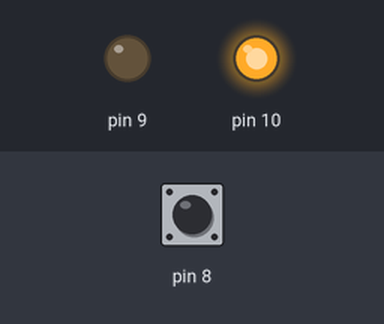
This sketch was run on a simulated Arduino Uno, built with avr-gcc and run on an emulated ATmega328P. Shown: output pins drawn as LEDs (lit = HIGH). The test bench sets the inputs (shaded band); at power-on: pin 8 HIGH.

Above: at 0.8 s.
0.9 s: pin 8 pulled LOW for 3.2 s
At 4.7 s:
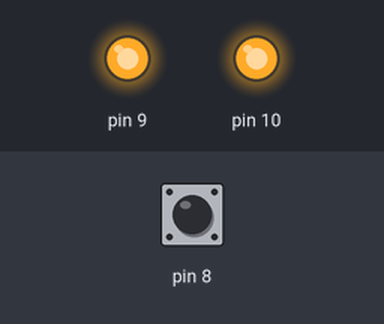
5.6 s: pin 8 pulled LOW for 0.15 s
At 6.6 s:
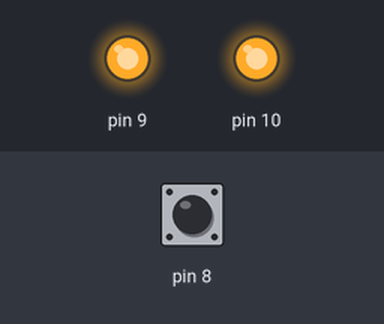
Timing chart, 0 to 8.6 s (numbered marks = the images above; inputs shaded):
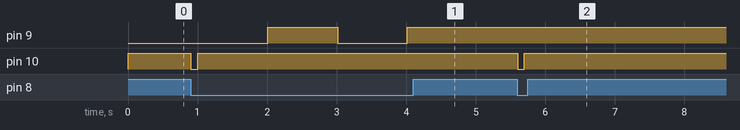

Measured:
- after the input at 0.9 s, pin 9: LOW → HIGH after 1.1 s, → LOW 1.0 s later, → HIGH 1.0 s later; pin 10: HIGH → LOW at once, → HIGH 0.10 s later
- after the input at 5.6 s, pin 10: HIGH → LOW at once, → HIGH 0.10 s later

The sketch:

ATTINY10-PMIC.ino
```cpp
#include <avr/io.h>
#include <util/delay.h>

#define F_CPU 1000000UL

int main(void)
{
    // Set PB1 and PB2 as outputs
    DDRB |= (1 << PB1) | (1 << PB2);

    // Enable internal pull-up resistor on PB0
    PORTB |= (1 << PB0);

    // Set initial states of PB1 and PB2
    PORTB &= ~(1 << PB1);
    PORTB |= (1 << PB2);

    // Variables to keep track of button clicks
    uint8_t clicks = 0;
    uint32_t last_click = 0;
    uint32_t press_duration = 0;

    while (1)
    {
        // Check if the button is pressed
        if (!(PINB & (1 << PB0)))
        {
            // Record the press duration if the button is pressed
            if (press_duration == 0)
            {
                press_duration = millis();
            }

            // If it's been less than 1 second since the last click
            if (clicks > 0 && (millis() - last_click) < 1000)
            {
                // Do nothing
            }
            else
            {
                // If the press duration is greater than 1 second, toggle PB1 state
                if ((millis() - press_duration) > 1000)
                {
                    PORTB ^= (1 << PB1);
                }
                // Otherwise, turn PB2 on for 50ms
                else
                {
                    PORTB &= ~(1 << PB2);
                    _delay_ms(100);
                    PORTB |= (1 << PB2);
                }

                // Record the current time and increment the click counter
                last_click = millis();
                clicks++;
            }
        }
        else
        {
            // Reset the click counter and press duration if the button is not pressed
            clicks = 0;
            press_duration = 0;
        }
    }
}

// Returns the number of milliseconds since the program started
uint32_t millis()
{
    static uint32_t ms = 0;
    ms++;
    _delay_ms(1);
    return ms;
}
```
